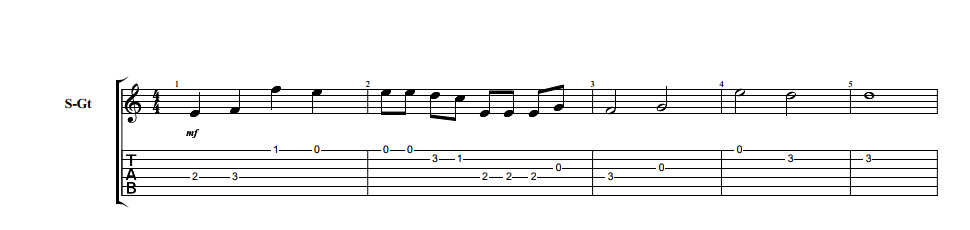
#> input picture id/partitura1.png, 970 x 230 px
$ python nota.py   (older library calls are emulated)
#> lines starting #> are read from the running program, lines starting #| are printed output that depends on the picture; after the words box and inside, x2 and y2 are one past the last pixel; in counts of white or black regions, pixels touching at a corner belong together; long printed decimals are rounded
import cv2
import numpy as np

img1 = cv2.imread('partitura1.png')
#> img1 is the input picture: shape (230, 970, 3); mean B, G, R 241.6, 241.6, 241.6
img2 = cv2.imread('mask.png')
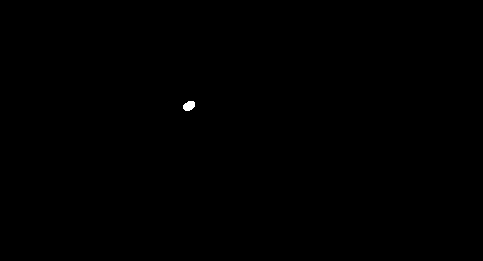
#> input picture id/mask.png, 483 x 261 px
#> img2 is the input picture: shape (261, 483, 3); 0.07% white; 1 white region, box (x1, y1, x2, y2) and area: (183, 101, 195, 111) 93

#escala de cinza
img_cinza = cv2.cvtColor(img1, cv2.COLOR_BGR2GRAY)
mask_cinza = cv2.cvtColor(img2, cv2.COLOR_BGR2GRAY)

kernel = np.ones((2, 2),np.uint8)
img_erode = cv2.erode(img_cinza, kernel, iterations = 1)
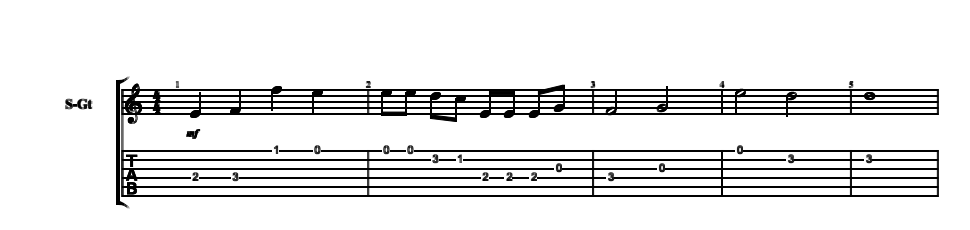
#> img_erode: shape (230, 970); min 0, max 255, mean 230
mask_erode = cv2.erode(mask_cinza, kernel, iterations = 1)
#> mask_erode: shape (261, 483); 0.06% white; 1 white region, box (x1, y1, x2, y2) and area: (184, 102, 195, 111) 72

#pega borda
thresh = 175
borda_img = cv2.Canny(img_erode, thresh, thresh*2)
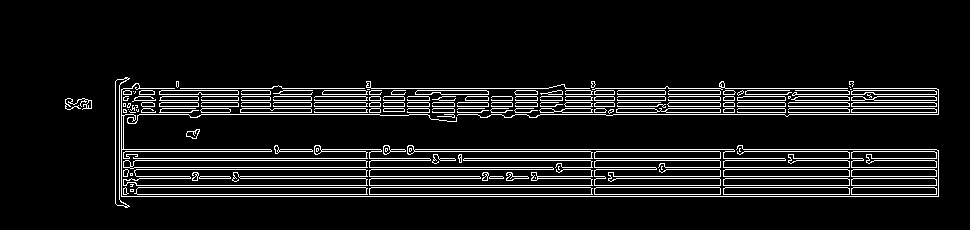
#> borda_img: shape (230, 970); 8.5% white in thin lines or dots, all inside (x1, y1, x2, y2) = (65, 77, 939, 208)
borda_mask = cv2.Canny(mask_erode, thresh, thresh*2)
#> borda_mask: shape (261, 483); 0.03% white in thin lines or dots, all inside (x1, y1, x2, y2) = (183, 101, 195, 111)

cv2.imshow('image', borda_img)
cv2.imshow('mascara', borda_mask)

#extract contours
im1, contorno_img, hier_img = cv2.findContours(borda_img, 2, 1)
#> contorno_img = 249 contours, 114 with area under 20; largest, box (x1, y1, x2, y2) and area: (123, 169, 368, 186) 3376, (123, 169, 367, 186) 3358, (123, 160, 368, 169) 1684, (129, 160, 367, 169) 1636, (134, 187, 368, 195) 1608
im2, contorno_mask, hier_mask = cv2.findContours(borda_mask, 2, 1)
#> contorno_mask = 2 contours; box (x1, y1, x2, y2) and area: (183, 101, 195, 111) 72, (183, 101, 195, 111) 64
cv2.imshow('borda', im2)

#resultado = cv2.matchShapes(im1,im2,1, 0)
resultado = cv2.matchShapes(contorno_img[30],contorno_mask[0],1, 0)
#> resultado = 0.1

print (resultado)
#| 0.1001
cv2.waitKey(0)
